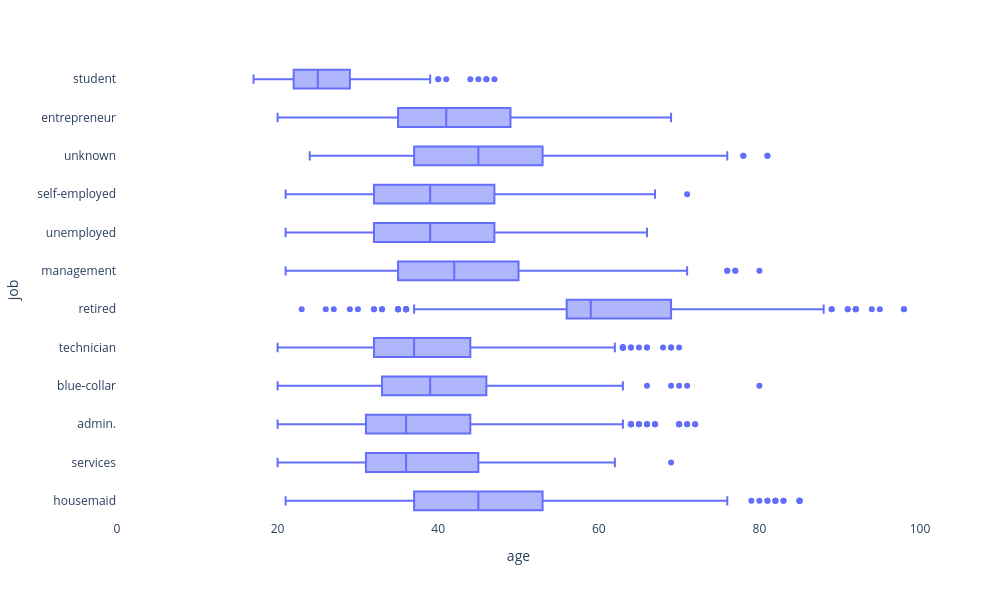

Write notebook code for a chart like this one.
### Code cell
fig = px.box(df1, x = 'age', y = 'job')
fig.update_layout(height = 600, width = 1000, plot_bgcolor = 'white')
fig.update_xaxes(range = (0, 100))
fig.show()

### Figure 1 — Plotly figure (JSON) as saved in the notebook; plotly's stock layout.template omitted (floating-point values rounded to 4 significant figures; data arrays with more than 128 entries replaced by an {"elided": "..."} marker saying what was removed)
{"data": [{"alignmentgroup": "True", "hovertemplate": "age=%{x}<br>job=%{y}<extra></extra>", "legendgroup": "", "marker": {"color": "#636efa"}, "name": "", "notched": false, "offsetgroup": "", "orientation": "h", "showlegend": false, "type": "box", "x": {"elided": "41188 int values"}, "x0": " ", "xaxis": "x", "y": {"elided": "41188 str values"}, "y0": " ", "yaxis": "y"}], "layout": {"boxmode": "group", "height": 600, "legend": {"tracegroupgap": 0}, "margin": {"t": 60}, "plot_bgcolor": "white", "width": 1000, "xaxis": {"anchor": "y", "domain": [0, 1], "range": [0, 100], "title": {"text": "age"}}, "yaxis": {"anchor": "x", "domain": [0, 1], "title": {"text": "job"}}}}
